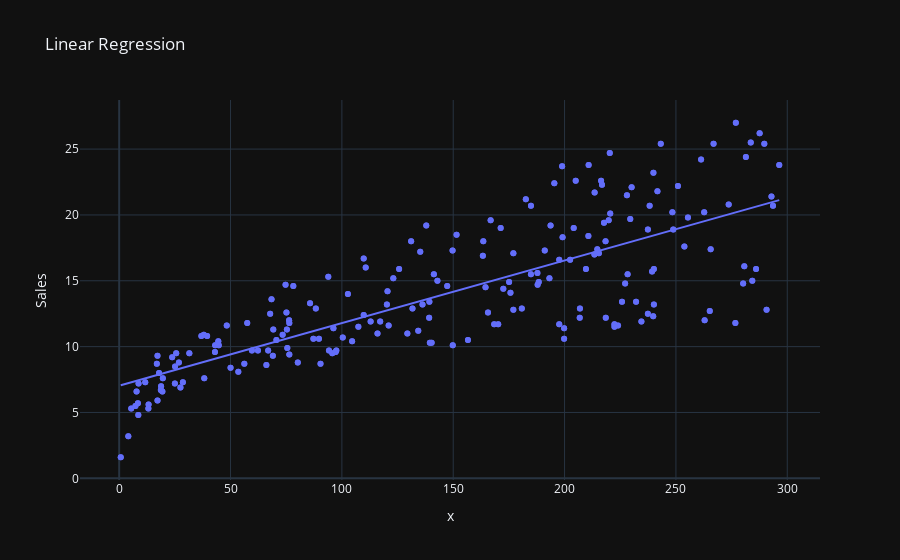

Notebook code cell kept with this figure:
### Markdown cell above
# Visualizing the Dataset Properly

### Code cell
X_plot = df[['TV']]
y_plot = df['Sales']

fig = px.scatter(df, x = X_plot['TV'], y = y_plot, title='Linear Regression',
                 template = 'plotly_dark')

fig.add_traces(px.scatter(x = X_plot['TV'], y = y_plot, trendline = 'ols').data)
fig.show()

### Figure 1 — Plotly figure (JSON) as saved in the notebook; plotly's stock layout.template omitted (floating-point values rounded to 4 significant figures; data arrays with more than 128 entries replaced by an {"elided": "..."} marker saying what was removed)
{"data": [{"hovertemplate": "x=%{x}<br>Sales=%{y}<extra></extra>", "legendgroup": "", "marker": {"color": "#636efa", "symbol": "circle"}, "mode": "markers", "name": "", "orientation": "v", "showlegend": false, "type": "scatter", "x": {"elided": "200 float values"}, "xaxis": "x", "y": {"elided": "200 float values"}, "yaxis": "y"}, {"hovertemplate": "x=%{x}<br>y=%{y}<extra></extra>", "legendgroup": "", "marker": {"color": "#636efa", "symbol": "circle"}, "mode": "markers", "name": "", "orientation": "v", "showlegend": false, "type": "scatter", "x": {"elided": "200 float values"}, "xaxis": "x", "y": {"elided": "200 float values"}, "yaxis": "y"}, {"hovertemplate": "<b>OLS trendline</b><br>y = 0.0475366 * x + 7.03259<br>R<sup>2</sup>=0.611875<br><br>x=%{x}<br>y=%{y} <b>(trend)</b><extra></extra>", "legendgroup": "", "marker": {"color": "#636efa", "symbol": "circle"}, "mode": "lines", "name": "", "showlegend": false, "type": "scatter", "x": {"elided": "200 float values"}, "xaxis": "x", "y": {"elided": "200 float values"}, "yaxis": "y"}], "layout": {"legend": {"tracegroupgap": 0}, "title": {"text": "Linear Regression"}, "xaxis": {"anchor": "y", "domain": [0, 1], "title": {"text": "x"}}, "yaxis": {"anchor": "x", "domain": [0, 1], "title": {"text": "Sales"}}}}
